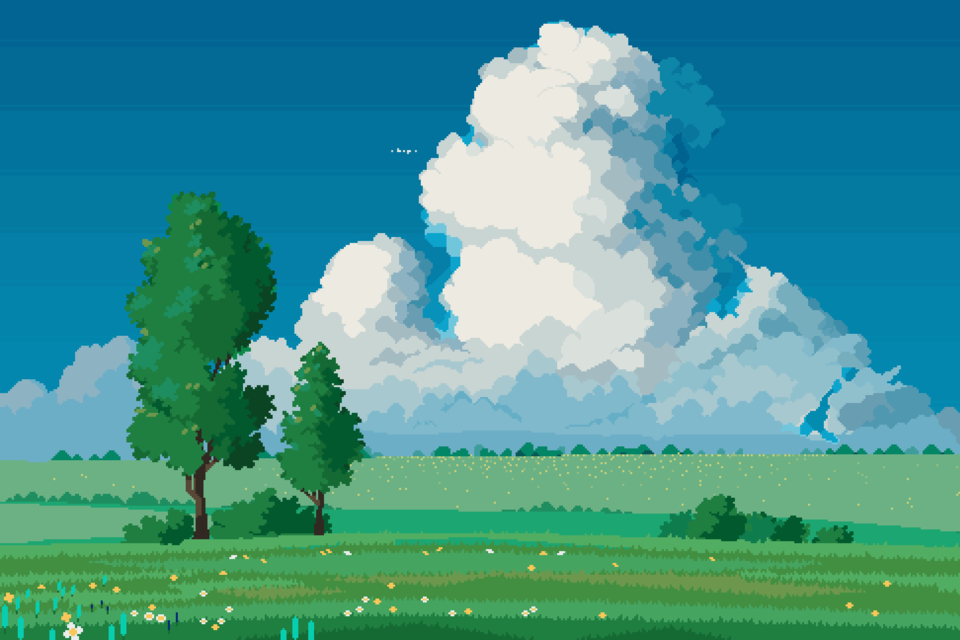

This game map was drawn from its Tiled (.tmx) file and the tilesets committed beside it. A one-line description and the full map source follow:
An orthogonal 30x20 tile map with 32x32 px tiles, 1 tile layer (Camada de Blocos 1).

<map version="1.10" tiledversion="1.11.2" orientation="orthogonal" renderorder="right-down" width="30" height="20" tilewidth="32" tileheight="32" infinite="0" nextlayerid="2" nextobjectid="1">
 <tileset firstgid="1" name="Satiro_World3" tilewidth="32" tileheight="32" tilecount="700" columns="35">
  <image source="Satiro_World3.png" width="1138" height="640" />
 </tileset>
 <layer id="1" name="Camada de Blocos 1" width="30" height="20">
  <data encoding="csv">
1,2,3,4,5,6,7,8,9,10,11,12,13,14,15,16,17,18,19,20,21,22,23,24,25,26,27,28,29,30,
36,37,38,39,40,41,42,43,44,45,46,47,48,49,50,51,52,53,54,55,56,57,58,59,60,61,62,63,64,65,
71,72,73,74,75,76,77,78,79,80,81,82,83,84,85,86,87,88,89,90,91,92,93,94,95,96,97,98,99,100,
106,107,108,109,110,111,112,113,114,115,116,117,118,119,120,121,122,123,124,125,126,127,128,129,130,131,132,133,134,135,
141,142,143,144,145,146,147,148,149,150,151,152,153,154,155,156,157,158,159,160,161,162,163,164,165,166,167,168,169,170,
176,177,178,179,180,181,182,183,184,185,186,187,188,189,190,191,192,193,194,195,196,197,198,199,200,201,202,203,204,205,
211,212,213,214,215,216,217,218,219,220,221,222,223,224,225,226,227,228,229,230,231,232,233,234,235,236,237,238,239,240,
246,247,248,249,250,251,252,253,254,255,256,257,258,259,260,261,262,263,264,265,266,267,268,269,270,271,272,273,274,275,
281,282,283,284,285,286,287,288,289,290,291,292,293,294,295,296,297,298,299,300,301,302,303,304,305,306,307,308,309,310,
316,317,318,319,320,321,322,323,324,325,326,327,328,329,330,331,332,333,334,335,336,337,338,339,340,341,342,343,344,345,
351,352,353,354,355,356,357,358,359,360,361,362,363,364,365,366,367,368,369,370,371,372,373,374,375,376,377,378,379,380,
386,387,388,389,390,391,392,393,394,395,396,397,398,399,400,401,402,403,404,405,406,407,408,409,410,411,412,413,414,415,
421,422,423,424,425,426,427,428,429,430,431,432,433,434,435,436,437,438,439,440,441,442,443,444,445,446,447,448,449,450,
456,457,458,459,460,461,462,463,464,465,466,467,468,469,470,471,472,473,474,475,476,477,478,479,480,481,482,483,484,485,
491,492,493,494,495,496,497,498,499,500,501,502,503,504,505,506,507,508,509,510,511,512,513,514,515,516,517,518,519,520,
526,527,528,529,530,531,532,533,534,535,536,537,538,539,540,541,542,543,544,545,546,547,548,549,550,551,552,553,554,555,
561,562,563,564,565,566,567,568,569,570,571,572,573,574,575,576,577,578,579,580,581,582,583,584,585,586,587,588,589,590,
596,597,598,599,600,601,602,603,604,605,606,607,608,609,610,611,612,613,614,615,616,617,618,619,620,621,622,623,624,625,
631,632,633,634,635,636,637,638,639,640,641,642,643,644,645,646,647,648,649,650,651,652,653,654,655,656,657,658,659,660,
666,667,668,669,670,671,672,673,674,675,676,677,678,679,680,681,682,683,684,685,686,687,688,689,690,691,692,693,694,695
</data>
 </layer>
</map>
